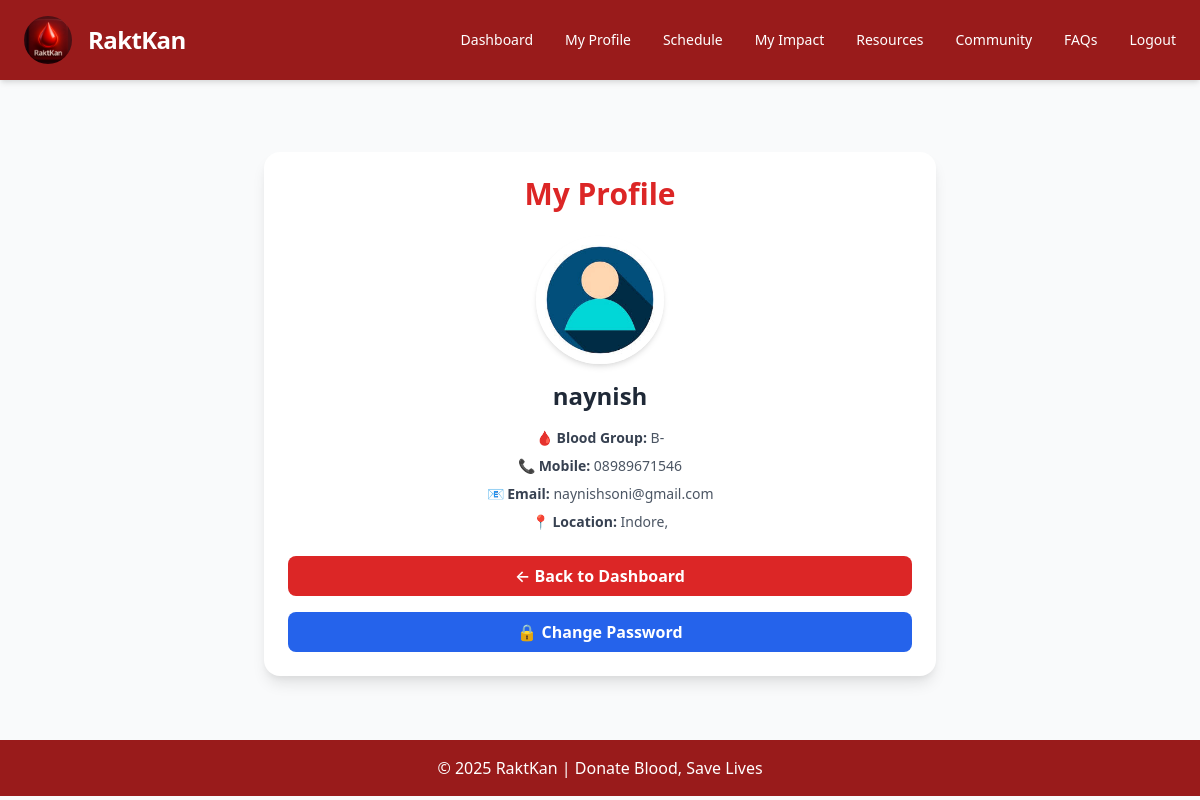
The page /donor/profile/ (signed in) on the database its author committed.
### donors/models.py (models this page shows, shortened)
class Donor(models.Model):
    GENDER_CHOICES = [('M', 'Male'), ('F', 'Female'), ('O', 'Other')]
    BLOOD_GROUPS = [('A+', 'A+'), ('A-', 'A-'), ('B+', 'B+'), ('B-', 'B-'),
                    ('O+', 'O+'), ('O-', 'O-'), ('AB+', 'AB+'), ('AB-', 'AB-')]
    email = models.EmailField(unique=True)
    password = models.CharField(max_length=128)
    full_name = models.CharField(max_length=100)
    dob = models.DateField()
    gender = models.CharField(max_length=1, choices=GENDER_CHOICES, blank=True, null=True)
    mobile_number = models.CharField(max_length=15, unique=True, blank=False)
    alternate_contact = models.CharField(max_length=15, blank=True, null=True)
    share_contact = models.BooleanField(default=False)
    blood_group = models.CharField(max_length=3, choices=BLOOD_GROUPS)
    last_donation_date = models.DateField(blank=True, null=True)
    thalassemia_status = models.BooleanField(default=False)
    donation_count = models.PositiveIntegerField(default=0)
    date_joined = models.DateTimeField(auto_now_add=True)
    city = models.CharField(max_length=100 ,blank=True,null=True,default='Indore')
    house_number = models.CharField(max_length=50)
    street = models.CharField(max_length=100)
    zip_code = models.CharField(max_length=10)
    latitude = models.FloatField(blank=True, null=True)
    longitude = models.FloatField(blank=True, null=True)
    profile_picture = models.ImageField(upload_to="donor_profiles/", blank=True, null=True)

### donors/decorators.py (the view)
    def wrapper(request, *args, **kwargs):
        if 'donor_id' not in request.session:
            return redirect('donor_login')
        return view_func(request, *args, **kwargs)

### donors/views.py (called while the page is built)
@donor_login_required
def donor_profile(request):
    donor = Donor.objects.get(id=request.session.get('donor_id'))
    profile_picture_url = donor.profile_picture.url if donor.profile_picture else None
    return render(request, "donors/profile.html", {"donor": donor, "profile_picture_url": profile_picture_url})

### donors/templates/donors/profile.html (shortened to what this page needs)
{% extends "donors/donor_base.html" %}
{% load static %}
{% block content %}
<div class="max-w-2xl mx-auto mt-10 p-6 bg-white rounded-2xl shadow-lg">
    <h2 class="text-3xl font-bold text-red-600 text-center mb-6">My Profile</h2>
    <div class="flex flex-col items-center text-center">
        {% if donor.profile_picture %}
            <img src="{{ donor.profile_picture.url }}" alt="Profile Picture"
                 class="w-32 h-32 rounded-full object-cover shadow-md transition-transform hover:scale-105 duration-300">
        {% else %}
            <img src="{% static 'images/default_profile.png' %}" alt="Default Profile Picture"
                 class="w-32 h-32 rounded-full object-cover shadow-md transition-transform hover:scale-105 duration-300">
        {% endif %}
        <h3 class="mt-4 text-2xl font-semibold text-gray-800">{{ donor.full_name }}</h3>
        <div class="mt-4 w-full space-y-2 text-sm text-gray-600">
            <p><span class="font-semibold text-gray-700">🩸 Blood Group:</span> {{ donor.blood_group }}</p>
            <p><span class="font-semibold text-gray-700">📞 Mobile:</span> {{ donor.mobile_number }}</p>
            <p><span class="font-semibold text-gray-700">📧 Email:</span> {{ donor.email }}</p>
            <p><span class="font-semibold text-gray-700">📍 Location:</span> {{ donor.city }}, {{ donor.state }}</p>
        </div>
    </div>
    <div class="mt-6 space-y-4">
        <a href="{% url 'donor_dashboard' %}"
           class="block text-center bg-red-600 hover:bg-red-700 text-white font-semibold py-2 px-4 rounded-lg transition-colors duration-300">
            ← Back to Dashboard
        </a>
        <a href="{% url 'change_donor_password' %}"
           class="block text-center bg-blue-600 hover:bg-blue-700 text-white font-semibold py-2 px-4 rounded-lg transition-colors duration-300">
            🔒 Change Password
        </a>
    </div>
</div>
{% endblock %}

### rows shown on the page
Donor: full_name "naynish", blood_group "B-", mobile_number "08989671546", email "naynishsoni@gmail.com", city "Indore"
